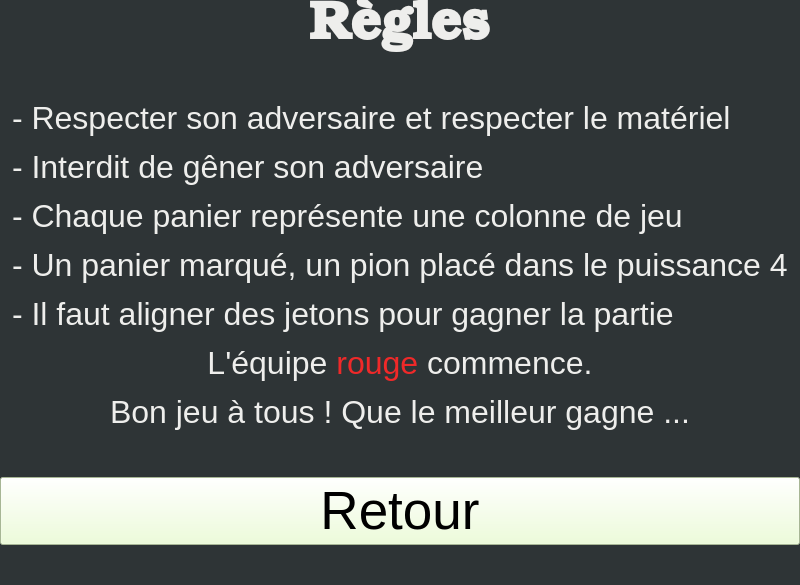
      <widget class="QWidget" name="pageRegles">
       <property name="styleSheet">
        <string notr="true">background-color: rgb(46, 52, 54);</string>
       </property>
       <layout class="QVBoxLayout" name="verticalLayout_5">
        <property name="leftMargin">
         <number>0</number>
        </property>
        <property name="topMargin">
         <number>0</number>
        </property>
        <property name="rightMargin">
         <number>0</number>
        </property>
        <property name="bottomMargin">
         <number>0</number>
        </property>
        <item>
         <layout class="QVBoxLayout" name="layoutPrincipalRegles">
          <item alignment="Qt::AlignHCenter">
           <widget class="QLabel" name="labelTitrePageRegles">
            <property name="font">
             <font>
              <family>URW Bookman</family>
              <pointsize>40</pointsize>
              <weight>75</weight>
              <bold>true</bold>
             </font>
            </property>
            <property name="styleSheet">
             <string notr="true">color: rgb(238, 238, 236);</string>
            </property>
            <property name="text">
             <string>Règles</string>
            </property>
           </widget>
          </item>
          <item>
           <spacer name="espaceurVertical2_2">
            <property name="orientation">
             <enum>Qt::Vertical</enum>
            </property>
            <property name="sizeHint" stdset="0">
             <size>
              <width>20</width>
              <height>40</height>
             </size>
            </property>
           </spacer>
          </item>
          <item alignment="Qt::AlignHCenter">
           <widget class="QLabel" name="labelReglesCompletes">
            <property name="font">
             <font>
              <pointsize>24</pointsize>
             </font>
            </property>
            <property name="styleSheet">
             <string notr="true">color: rgb(238, 238, 236);</string>
            </property>
            <property name="text">
             <string>&lt;html&gt;&lt;head/&gt;&lt;body&gt;&lt;p&gt;- Respecter son adversaire et respecter le matériel&lt;/p&gt;&lt;p&gt;- Interdit de gêner son adversaire&lt;/p&gt;&lt;p&gt;- Chaque panier représente une colonne de jeu&lt;/p&gt;&lt;p&gt;- Un panier marqué, un pion placé dans le puissance 4&lt;/p&gt;&lt;p&gt;- Il faut aligner des jetons pour gagner la partie&lt;/p&gt;&lt;p align=&quot;center&quot;&gt;L'équipe &lt;span style=&quot; color:#ef2929;&quot;&gt;rouge&lt;/span&gt; commence.&lt;/p&gt;&lt;p align=&quot;center&quot;&gt;Bon jeu à tous ! Que le meilleur gagne ...&lt;/p&gt;&lt;/body&gt;&lt;/html&gt;</string>
            </property>
           </widget>
          </item>
          <item>
           <spacer name="verticalSpacer_2">
            <property name="orientation">
             <enum>Qt::Vertical</enum>
            </property>
            <property name="sizeHint" stdset="0">
             <size>
              <width>20</width>
              <height>40</height>
             </size>
            </property>
           </spacer>
          </item>
          <item alignment="Qt::AlignHCenter">
           <widget class="QPushButton" name="boutonRetourPageRegles">
            <property name="sizePolicy">
             <sizepolicy hsizetype="Fixed" vsizetype="Fixed">
              <horstretch>0</horstretch>
              <verstretch>0</verstretch>
             </sizepolicy>
            </property>
            <property name="minimumSize">
             <size>
              <width>800</width>
              <height>0</height>
             </size>
            </property>
            <property name="font">
             <font>
              <pointsize>40</pointsize>
             </font>
            </property>
            <property name="styleSheet">
             <string notr="true">background-color:rgb(234, 255, 208);</string>
            </property>
            <property name="text">
             <string>Retour</string>
            </property>
           </widget>
          </item>
          <item>
           <spacer name="verticalSpacer_6">
            <property name="orientation">
             <enum>Qt::Vertical</enum>
            </property>
            <property name="sizeHint" stdset="0">
             <size>
              <width>20</width>
              <height>40</height>
             </size>
            </property>
           </spacer>
          </item>
         </layout>
        </item>
       </layout>
      </widget>
